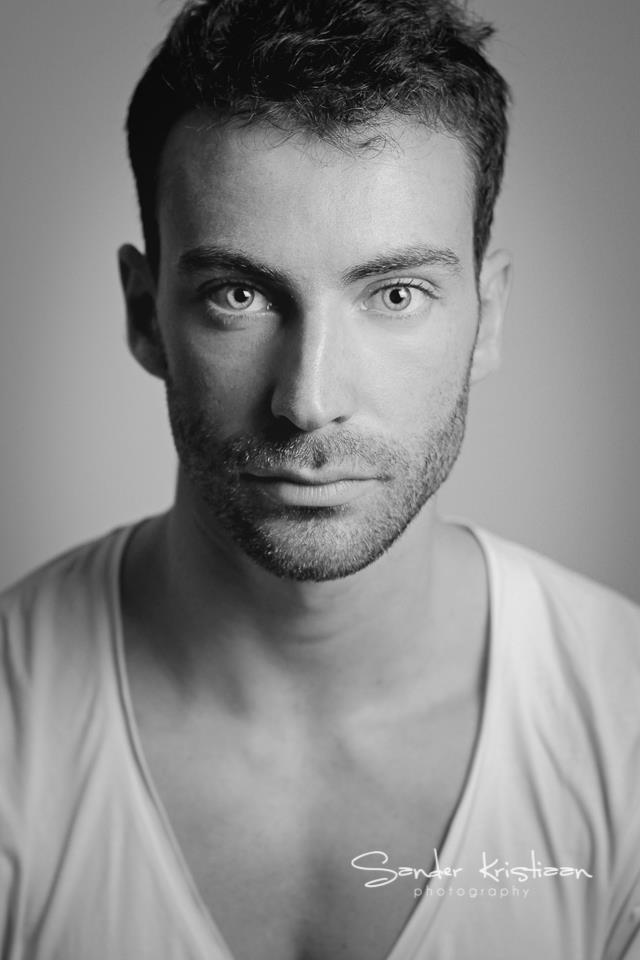
#> input picture WordPortrait/thresholdTest/rembrandt.jpg, 640 x 960 px
$ python localHistoEquTest.py   (older library calls are emulated)
#> lines starting #> are read from the running program, lines starting #| are printed output that depends on the picture
import numpy as np
import matplotlib
import matplotlib.pyplot as plt

from skimage import data
from skimage.util.dtype import dtype_range
from skimage.util import img_as_ubyte
from skimage import exposure
from skimage.morphology import disk
from skimage.filters import rank

from os import path
from PIL import Image


matplotlib.rcParams['font.size'] = 9


def plot_img_and_hist(img, axes, bins=256):
    """Plot an image along with its histogram and cumulative histogram.

    """
    ax_img, ax_hist = axes
    ax_cdf = ax_hist.twinx()

    # Display image
    ax_img.imshow(img, cmap=plt.cm.gray)
    ax_img.set_axis_off()

    # Display histogram
    ax_hist.hist(img.ravel(), bins=bins)
    ax_hist.ticklabel_format(axis='y', style='scientific', scilimits=(0, 0))
    ax_hist.set_xlabel('Pixel intensity')

    xmin, xmax = dtype_range[img.dtype.type]
    ax_hist.set_xlim(xmin, xmax)

    # Display cumulative distribution
    img_cdf, bins = exposure.cumulative_distribution(img, bins)
    ax_cdf.plot(bins, img_cdf, 'r')

    return ax_img, ax_hist, ax_cdf


# Load an example image
#img = img_as_ubyte(data.moon())
img = np.array(Image.open('thresholdTest/rembrandt.jpg').convert('L'))

# Global equalize
img_rescale = exposure.equalize_hist(img)
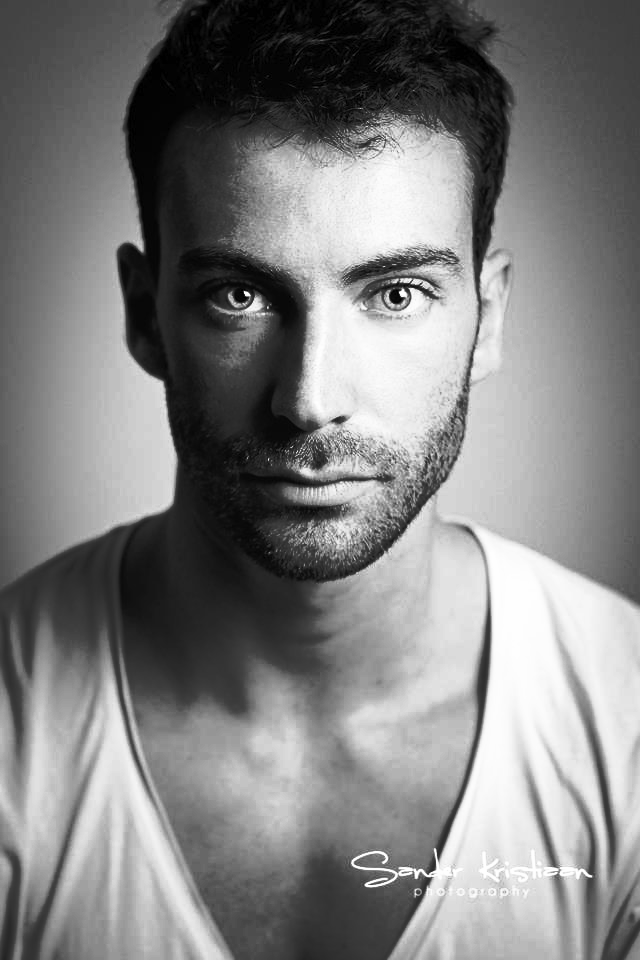
#> img_rescale: shape (960, 640) float64; min 1.79e-05, max 1, mean 0.504

# Equalization
selem = disk(30)
img_eq = rank.equalize(img, selem=selem)
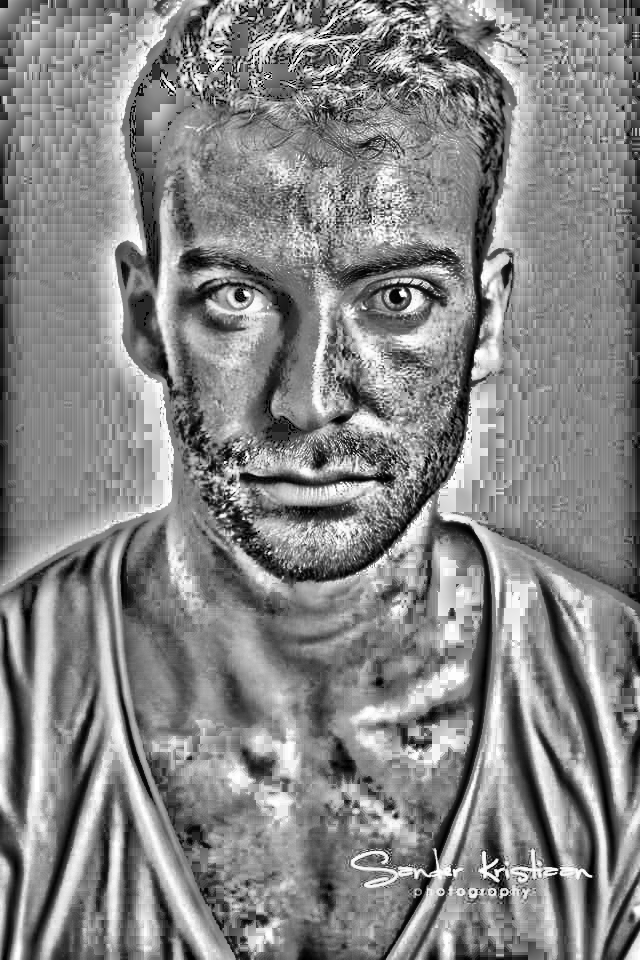
#> img_eq: shape (960, 640); min 0, max 255, mean 133.1


# Display results
fig = plt.figure(figsize=(8, 5))
axes = np.zeros((2, 3), dtype=np.object)
axes[0, 0] = plt.subplot(2, 3, 1, adjustable='box-forced')
axes[0, 1] = plt.subplot(2, 3, 2, sharex=axes[0, 0], sharey=axes[0, 0],
                         adjustable='box-forced')
axes[0, 2] = plt.subplot(2, 3, 3, sharex=axes[0, 0], sharey=axes[0, 0],
                         adjustable='box-forced')
axes[1, 0] = plt.subplot(2, 3, 4)
axes[1, 1] = plt.subplot(2, 3, 5)
axes[1, 2] = plt.subplot(2, 3, 6)

ax_img, ax_hist, ax_cdf = plot_img_and_hist(img, axes[:, 0])
#> in plot_img_and_hist, `img_cdf, bins = exposure.cumulative_distribution(img, bins)`: img_cdf = 253 values from 1.79e-05 to 1; bins = 253 values from 0 to 252
ax_img.set_title('Low contrast image')
ax_hist.set_ylabel('Number of pixels')

ax_img, ax_hist, ax_cdf = plot_img_and_hist(img_rescale, axes[:, 1])
ax_img.set_title('Global equalise')

ax_img, ax_hist, ax_cdf = plot_img_and_hist(img_eq, axes[:, 2])
ax_img.set_title('Local equalize')
ax_cdf.set_ylabel('Fraction of total intensity')


# prevent overlap of y-axis labels
fig.tight_layout()
plt.show()
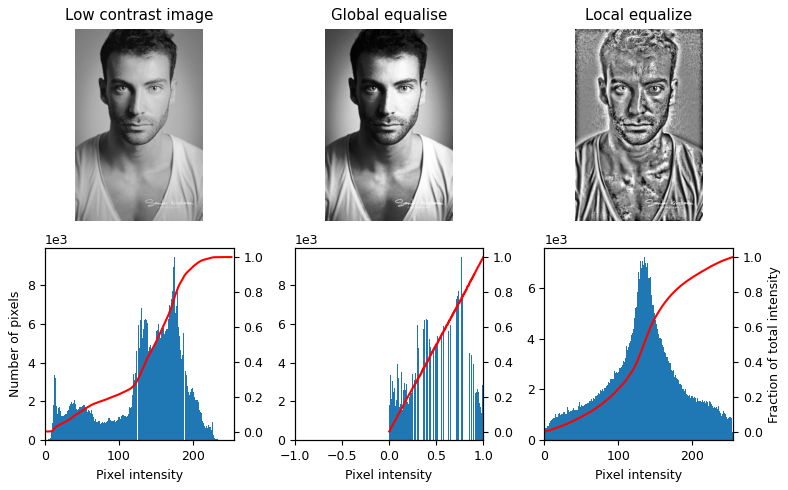
#> figure drawn by matplotlib, 9 panels; panel 4: tallest bar 9413 high, from x = 174.2 to 175.2; panel 5: tallest bar 9413 high, from x = 0.766 to 0.77; panel 6: tallest bar 7196 high, from x = 134.5 to 135.5; panel 7: curve peaks at x = 252, y = 1

$ run again, with WordPortrait/thresholdTest/bradPitt.jpg copied over WordPortrait/thresholdTest/rembrandt.jpg
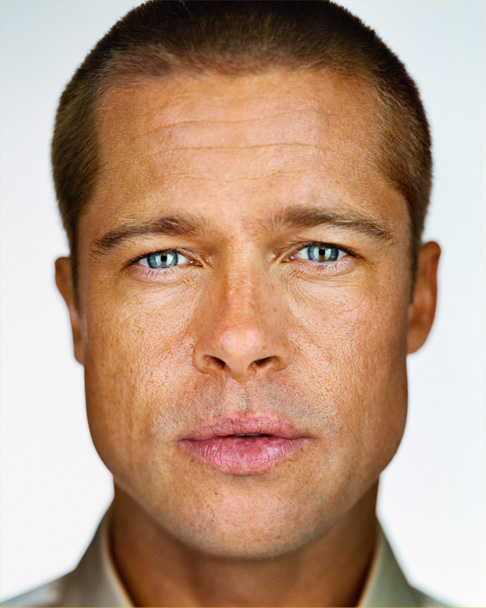
#> input picture WordPortrait/thresholdTest/bradPitt.jpg, 486 x 608 px
#> `img_rescale = exposure.equalize_hist(img)`:
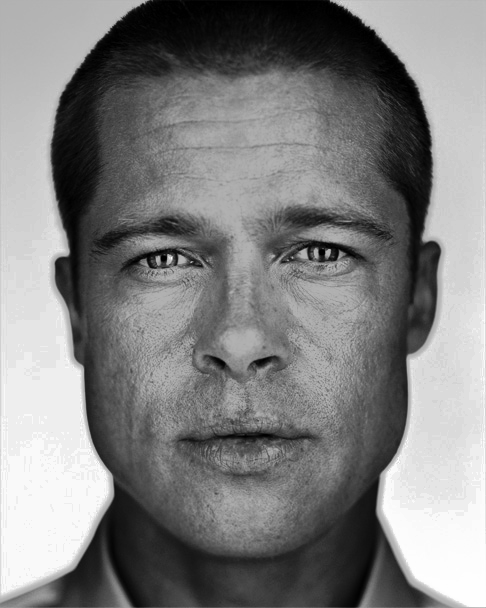
#> img_rescale: shape (608, 486) float64; min 1.02e-05, max 1, mean 0.504
#> `img_eq = rank.equalize(img, selem=selem)`:
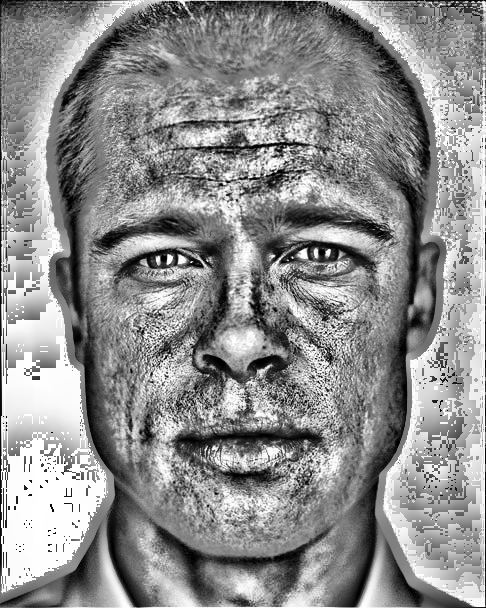
#> img_eq: shape (608, 486); min 0, max 255, mean 141.8
#> img_cdf = 255 values from 1.02e-05 to 1; bins = 255 values from 0 to 254
